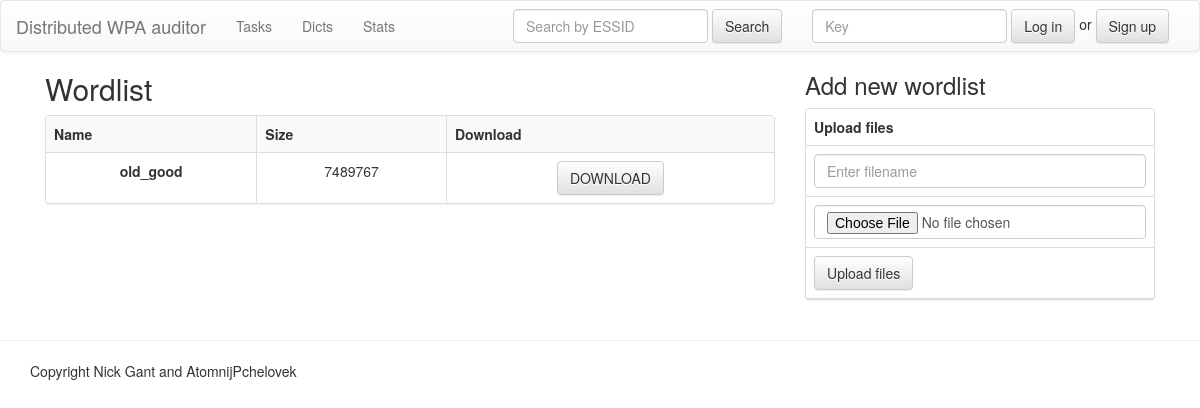
The app's page /web/index.php?dicts, older data.
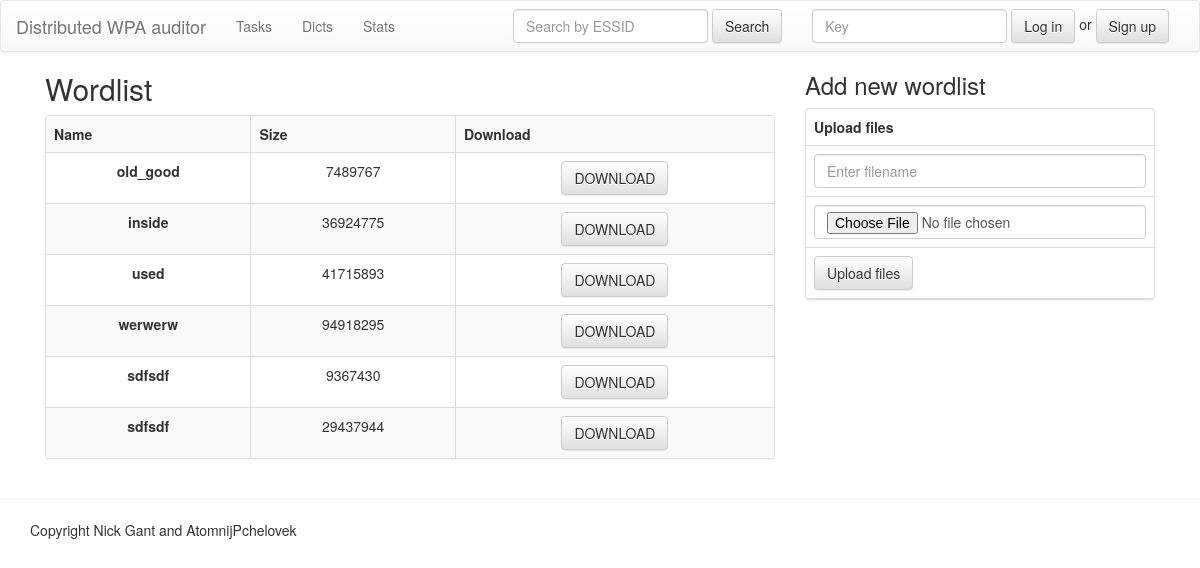
The same page, newer data.
### tables this page shows
CREATE TABLE `dicts` (
  `id` bigint(20) UNSIGNED NOT NULL,
  `ts` timestamp NOT NULL DEFAULT CURRENT_TIMESTAMP,
  `dpath` varchar(256) NOT NULL,
  `dhash` binary(32) DEFAULT NULL,
  `dname` varchar(128) NOT NULL,
  `size` int(11) DEFAULT NULL
);

### web/content/dicts.php (the view, shortened to what this page needs)
<div class="container">
	<div class="col-md-8">
		<h2>Wordlist</h2>
		<div class="panel panel-default">
			<table class="table table-striped table-bordered table-nonfluid">
				<tbody align="center">
					<tr>
						<th>Name</th>
						<th>Size</th>
						<th>Download</th>
					</tr>
					<?php
					global $mysqli;
					$sql = "SELECT dname, dpath, size FROM dicts WHERE 1";
					$result = $mysqli->query( $sql );
					$result = $result->fetch_all( MYSQLI_ASSOC );
					foreach ( $result as $row ) {
						$str = '<tr><td><strong>' . $row[ 'dname' ] . '</strong></td><td>' . $row[ 'size' ] . '</td><td><a href="' . $row[ 'dpath' ] . '" class="btn btn-default">DOWNLOAD</a>';
						echo $str;
					}
					?>
				</tbody>
			</table>
		</div>
	</div>
	<div class="col-md-4">
		<h3>Add new wordlist</h3>
		<form class="" action="" method="post" enctype="multipart/form-data">
			<div class="panel panel-default">
				<table class="table table-bordered table-nonfluid">
					<tbody>
						<tr>
							<th>Upload files</th>
						</tr>
						<tr>
							<td>
								<input type="text" class="form-control" name="filename" required="" placeholder="Enter filename">
							</td>
						</tr>
						<tr>
							<td>
								<input type="file" class="form-control" name="upfile" required="">
							</td>
						</tr>
						<tr>
							<td>
								<input type="submit" class="btn btn-default" value="Upload files" name="buttonUploadFile">
							</td>
						</tr>
					</tbody>
				</table>
			</div>
		</form>
	</div>
</div>

Row changes from the older to the newer data that the page shows:
added dicts: dname "inside", size "36924775"
added dicts: dname "used", size "41715893"
added dicts: dname "werwerw", size "94918295"
added dicts: dname "sdfsdf", size "9367430"
added dicts: dname "sdfsdf", size "29437944"
